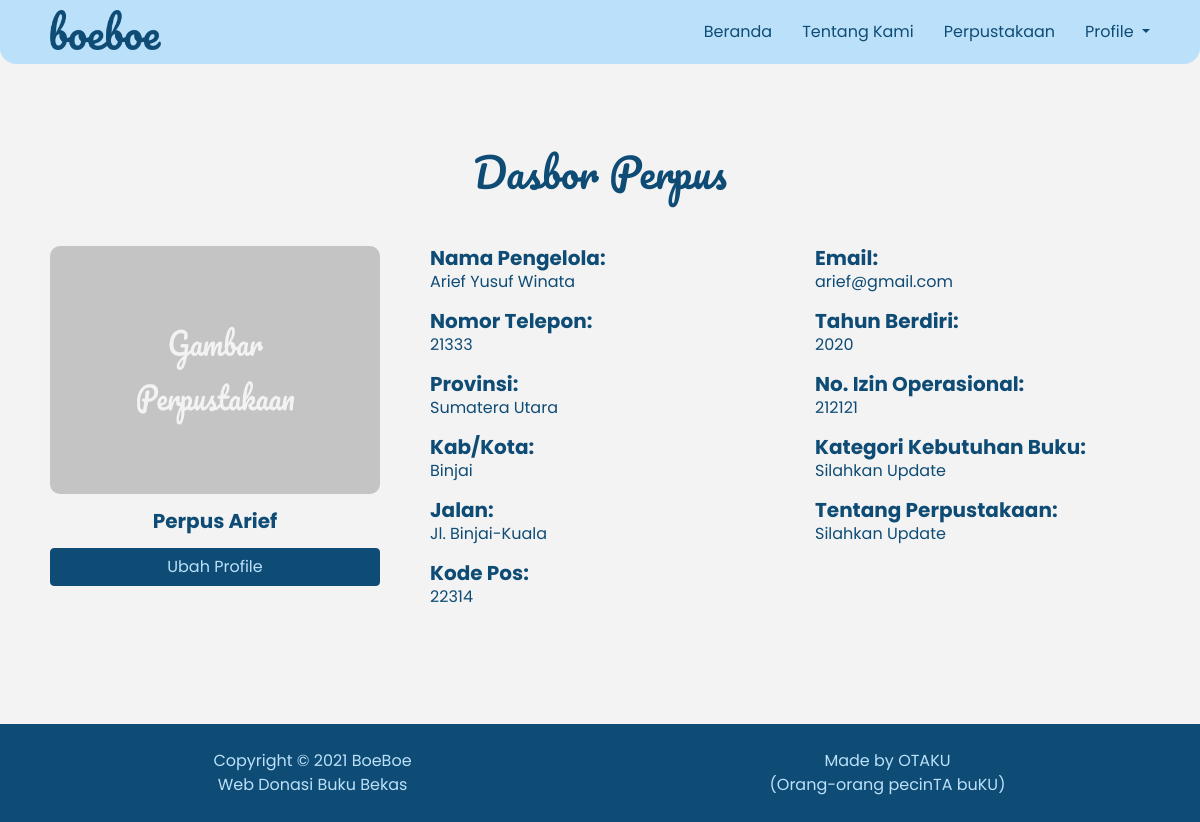
Screenshot of /view/perpus-app/dasborPerpus.php (signed in) with the database file from the repository.
### tables this page shows
CREATE TABLE `perpus_daftar` (
  `id_perpus` int(11) NOT NULL,
  `id_loginPerpus` int(11) NOT NULL,
  `namaPengelola_perpus` varchar(100) NOT NULL,
  `nama_perpus` varchar(100) NOT NULL,
  `tahunBerdiri_perpus` varchar(50) NOT NULL,
  `noIzin_perpus` int(50) NOT NULL,
  `id_alamatPerpus` int(11) NOT NULL,
  `id_kategoriPerpus` int(11) NOT NULL,
  `noTelepon_perpus` int(50) NOT NULL,
  `tentang_perpus` varchar(300) NOT NULL,
  `gambar_perpus` varchar(200) NOT NULL
);

CREATE TABLE `perpus_alamat` (
  `id_alamatPerpusAktif` int(11) NOT NULL,
  `provinsi` varchar(100) NOT NULL,
  `kabupaten_kota` varchar(100) NOT NULL,
  `kecamatan` varchar(100) NOT NULL,
  `desa_kelurahan` varchar(100) NOT NULL,
  `rt` varchar(50) NOT NULL,
  `rw` varchar(50) NOT NULL,
  `jalan` varchar(100) NOT NULL,
  `kodePos` int(5) NOT NULL
);

CREATE TABLE `perpus_aktif` (
  `id_akunPerpus` int(11) NOT NULL,
  `email_perpus` varchar(100) NOT NULL,
  `password_perpus` varchar(200) NOT NULL
);

CREATE TABLE `kategori_kebutuhan` (
  `id_kategori` int(11) NOT NULL,
  `jenis_kategori` varchar(200) NOT NULL
);

### model/helper-perpus-app/functionPerpus.php (called while the page is built, shortened)
<?php
     function profilePerpustakaan($conn, $email_perpus){
          $email_perpus = $_SESSION['email_perpus'];
          $query =
          "SELECT `perpus_daftar`.`id_perpus`,`perpus_daftar`.`id_loginPerpus`, `perpus_daftar`.`id_alamatPerpus`, `perpus_daftar`.`namaPengelola_perpus`, `perpus_daftar`.`nama_perpus`, `perpus_daftar`.`tahunBerdiri_perpus`, `perpus_daftar`.`noIzin_perpus`, `perpus_daftar`.`noTelepon_perpus`, `perpus_daftar`.`tentang_perpus`, `perpus_daftar`.`gambar_perpus`, `perpus_alamat`.`id_alamatPerpusAktif`, `perpus_alamat`.`provinsi`, `perpus_alamat`.`kabupaten_kota`, `perpus_alamat`.`kecamatan`, `perpus_alamat`.`desa_kelurahan`, `perpus_alamat`.`rt`, `perpus_alamat`.`rw`, `perpus_alamat`.`jalan`, `perpus_alamat`.`kodePos`, `perpus_aktif`.`id_akunPerpus`, `perpus_aktif`.`email_perpus`, `kategori_kebutuhan`.`id_kategori`, `kategori_kebutuhan`.`jenis_kategori`
          FROM `perpus_daftar`
          JOIN `perpus_aktif` ON `perpus_aktif`.`id_akunPerpus` = `perpus_daftar`.`id_loginPerpus`
          JOIN `perpus_alamat` ON `perpus_alamat`.`id_alamatPerpusAktif` = `perpus_daftar`.`id_alamatPerpus`
          JOIN `kategori_kebutuhan` ON `kategori_kebutuhan`.`id_kategori` = `perpus_daftar`.`id_kategoriPerpus`
          WHERE `perpus_aktif`.`email_perpus` = '$email_perpus'";
          $result = mysqli_query($conn, $query);
          $result = mysqli_fetch_assoc($result);
          return $result;
     }
?>

### view/perpus-app/dasborPerpus.php (the view, shortened to what this page needs)
<?php
    require '../../action/config.php';
    include '../../model/helper-public/functionPublic.php';
    include '../../model/helper-perpus-app/functionPerpus.php';
    $email_perpus = $_SESSION['email_perpus'];
    $result = profilePerpustakaan($conn, $email_perpus);
?>
<body>
    <header>
        <div class="header">
            <img src="../../public/image/logo-boeboe.png" alt="logo-boeboe">
        </div>
        <div class="navi">
            <ul>
                <li><a href="berandaPerpus.php#">Beranda</a></li>
                <li><a href="berandaPerpus.php#tentang-kami">Tentang Kami</a></li>
                <li><a href="listPerpustakaan.php">Perpustakaan</a></li>
                <li>
                    <div class="dropdown">
                        <a class="masuk dropdown-toggle" href="#" id="navbarDarkDropdownMenuLink" role="button"
                            data-bs-toggle="dropdown" aria-expanded="false">
                            Profile
                        </a>
                    </div>
                </li>
            </ul>
        </div>
    </header>
    <div class="dasbor-content">
        <h1>Dasbor Perpus</h1>
        <div class="content">
            <div class="das" style="width: 30%;">
                <img style="min-widht: 165px; min-height: 248px;max-widht: 165px; max-height: 248px;" src="../../<?php echo $result['gambar_perpus']?>"
                    alt="gambar erpustakaan">
                <h5 style="margin: 15px 0; text-align: center;"><?php echo $result['nama_perpus']; ?></h5>
                <a href="ubahProfilePerpus.php?id=<?php echo $result['id_perpus']; ?>" class="btn btn-primary col-12">Ubah Profile</a>
            </div>
            <div class="display-one">
                <div>
                    <h5>Nama Pengelola:</h5>
                    <p> <?php echo $result['namaPengelola_perpus']; ?> </p>
                </div>
                <div>
                    <h5>Nomor Telepon:</h5>
                    <p><?php echo $result['noTelepon_perpus']; ?></p>
                </div>
                <div>
                    <h5>Provinsi:</h5>
                    <p><?php echo $result['provinsi']; ?></p>
                </div>
                <div>
                    <h5>Kab/Kota:</h5>
                    <p><?php echo $result['kabupaten_kota']; ?></p>
                </div>
                <div>
                    <h5>Jalan:</h5>
                    <p><?php echo $result['jalan']; ?></p>
                </div>
                <div>
                    <h5>Kode Pos:</h5>
                    <p><?php echo $result['kodePos']; ?></p>
                </div>
            </div>
            <div class="display-two">
                <div>
                    <h5>Email:</h5>
                    <p><?php echo $result['email_perpus']; ?></p>
                </div>
                <div>
                    <h5>Tahun Berdiri:</h5>
                    <p><?php echo $result['tahunBerdiri_perpus']; ?></p>
                </div>
                <div>
                    <h5>No. Izin Operasional:</h5>
                    <p><?php echo $result['noIzin_perpus']; ?></p>
                </div>
                <div>
                    <h5>Kategori Kebutuhan Buku:</h5>
                    <p><?php echo $result['jenis_kategori']; ?></p>
                </div>
                <div>
                    <h5>Tentang Perpustakaan:</h5>
                    <p><?php echo $result['tentang_perpus']; ?></p>
                </div>
            </div>
        </div>
    </div>

### public/css/dasborPerpus.css (style rules this page uses)
* { -webkit-box-sizing: border-box; -moz-box-sizing: border-box; box-sizing: border-box; }
html, body { overflow-x: hidden; scroll-behavior: smooth; }
html, body, ul, ol, li, h1, h2, h3, h4, h5, h6, p, div { margin: 0; padding: 0; }
p, a, button, label, button, input, optgroup, select, textarea, div { font-family: "Poppins", sans-serif !important; }
a { text-decoration: none !important; }
p { margin-bottom: 0 !important; }
.navi ul { list-style: none; display: flex; flex-wrap: wrap; }
header { height: 4rem; width: 100%; background-color: #BBE1FA; color: #0F4C75; position :fixed; top: 0; z-index: 10; border-radius: 0 0 16px 16px; }
.header img { margin: 10px 0 10px 25px; padding: 0 25px; display: block; float: left; height: 2.5rem; }
.navi { float: right; }
.navi a { line-height: 4rem; padding: 0 15px !important; display: block; float: left; color: #0F4C75; transition: all 0.5s; }
.masuk { margin-right: 35px; }
.dasbor-content { padding: 100px 50px; margin-top: 3rem; background-color: #f3f3f3; color: #0F4C75; height: 100%; }
.dasbor-content h1 { font-family: "Pacifico", cursive; margin-bottom: 50px; text-align: center; }
.dasbor-content h5 { margin: 0; font-weight: bold; }
.dasbor-content p { margin-bottom: 15px !important; }
.content { display: flex; flex-wrap: wrap; }
.content img { width: 100%; border-radius: 10px; }
.btn-primary { color: #bbe1fa !important; background-color: #0f4c75 !important; border-color: #0f4c75 !important; }
.display-one, .display-two { width: 35%; padding-left: 50px; }

### rows the page displays
perpus_daftar: gambar_perpus (picture), nama_perpus "Perpus Arief", namaPengelola_perpus "Arief Yusuf Winata", noTelepon_perpus "21333", id_alamatPerpus.provinsi "Sumatera Utara", id_alamatPerpus.kabupaten_kota "Binjai", id_alamatPerpus.jalan "Jl. Binjai-Kuala", id_alamatPerpus.kodePos "22314", id_loginPerpus.email_perpus "arief@gmail.com", tahunBerdiri_perpus "2020", noIzin_perpus "212121", id_kategoriPerpus.jenis_kategori "Silahkan Update", tentang_perpus "Silahkan Update"
